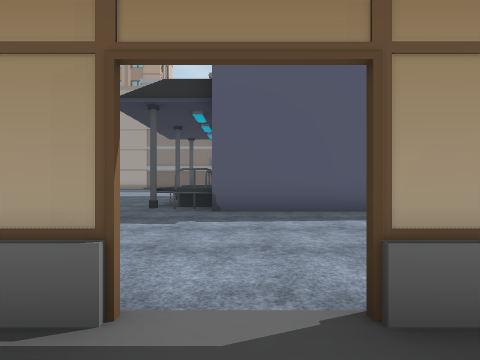
view 1 (above)

24 first-person views from a walk through a scene from a Unity 3-D project. The camera is 1.4 m above the floor, looks level and sees 80° across. The floor is counted in squares, 2 m on a side. Each view is taken from the middle of a square. On the plan, view 1 faces up. The plan holds only what a view shows up to about 10 squares ahead; the rest is blank. The place goes on beyond the plan. The player character is not drawn. Some surface patterns are stand-ins.

view 2
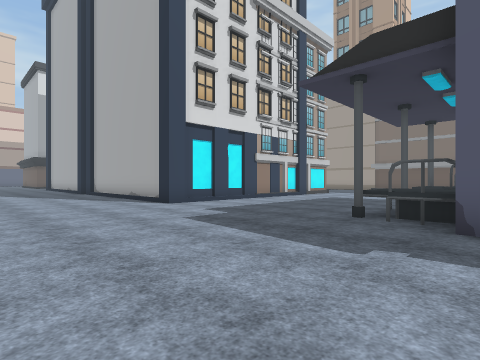

view 3
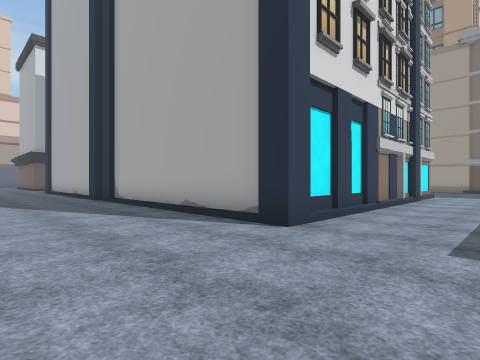

view 4
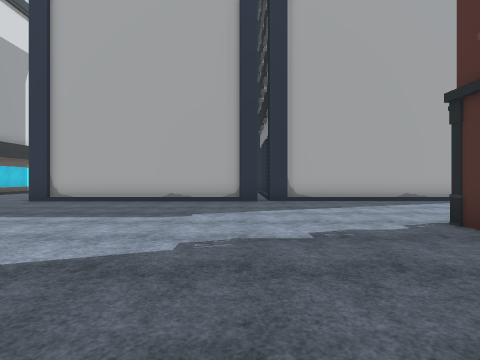

view 5
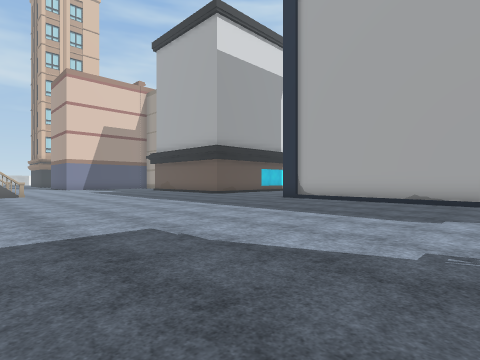

view 6
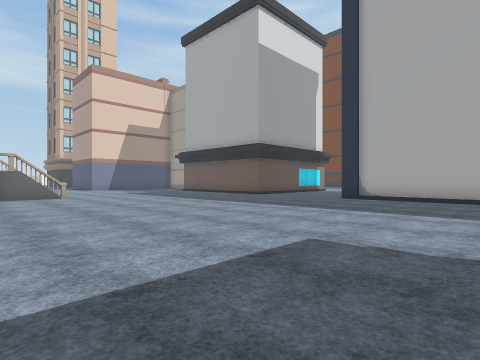

view 7
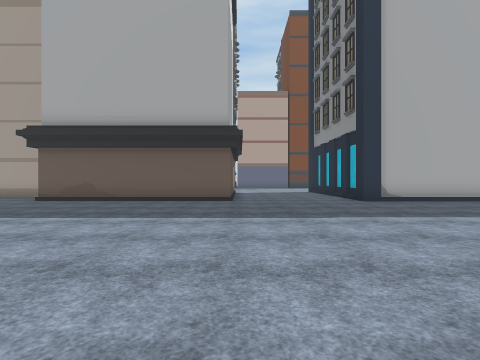

view 8
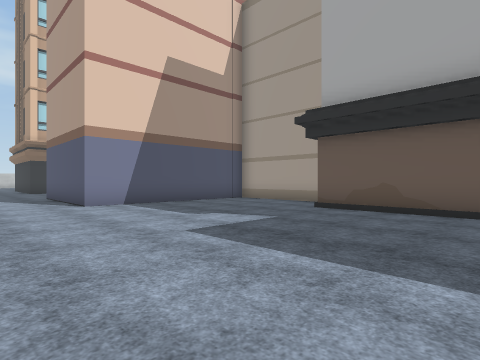

view 9
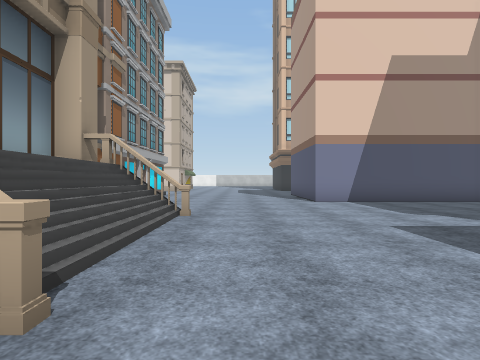

view 10
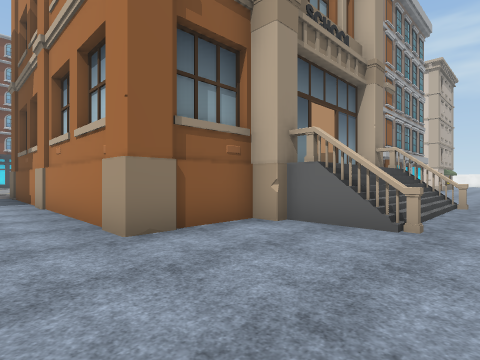

view 11
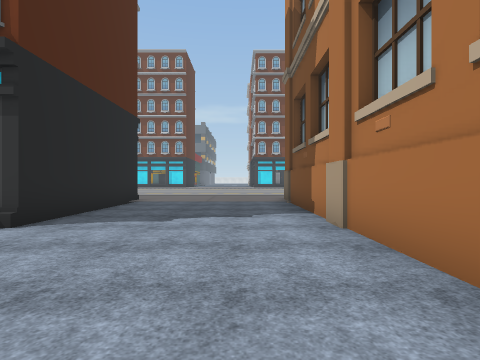

view 12
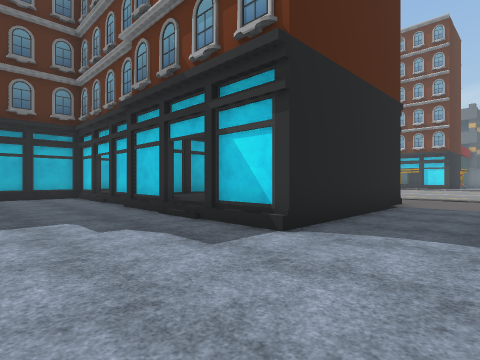

view 13
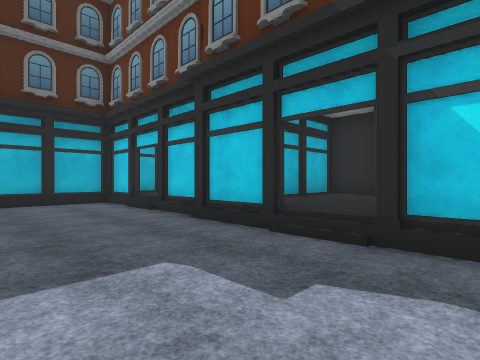

view 14
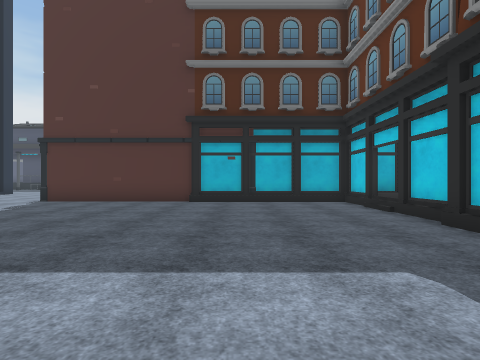

view 15
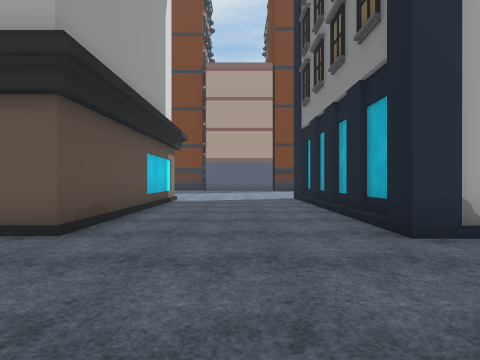

view 16
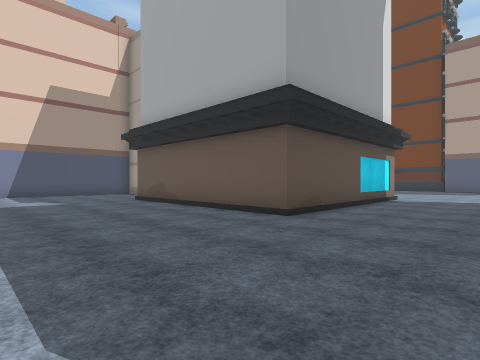

view 17
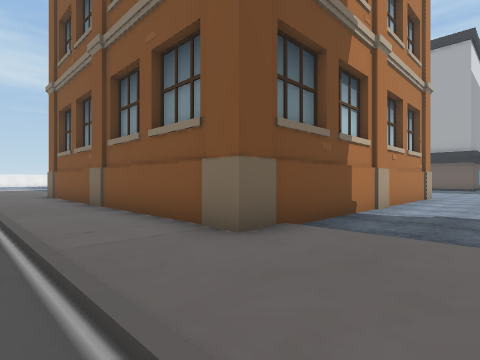

view 18
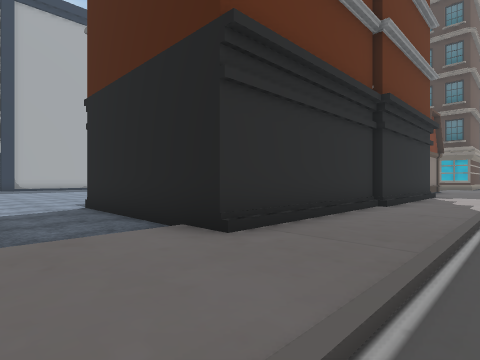

view 19
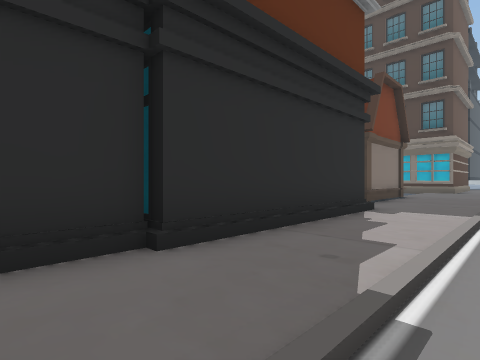

view 20
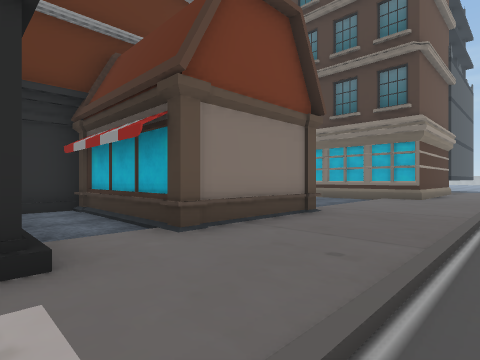

view 21
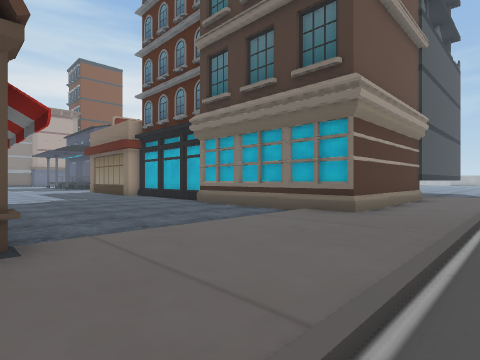

view 22
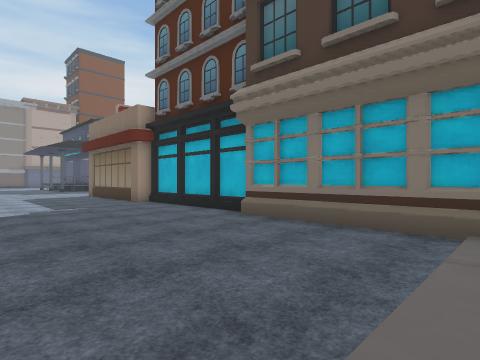

view 23
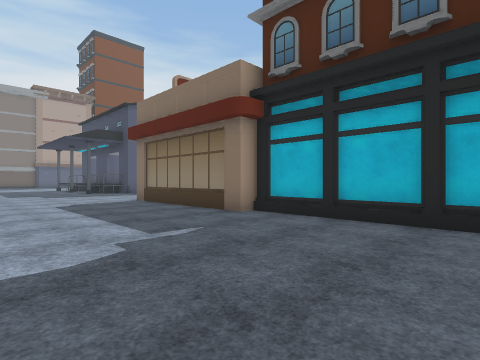

view 24
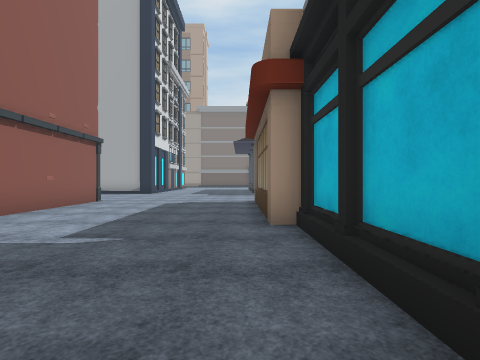

### Floor plan
Points are (right, up) in squares from view 1. A wall is a line through its corners. A room is listed if a view was taken in it or the views show most of it. See-through windows are left out.
Room 1 (view 1)
walls: (-0.6, 1.4) (-1.2, 1.4); (1.2, 1.4) (0.6, 1.4)
ways out: opening at (0, 1) to room 2
Room 2 (views 2, 3, 4, 5, 6, 7, 8, 9, 10, 11, 12, 13, 14, 15, 16, 17, 18, 19, 20, 21, 22, 23, 24)
walls: (-17.2, -8.5) (-16, -8.5); (-19.5, -8.3) (-17.5, -8.3); (-14, -8.5) (-12.8, -8.5) (-12.8, -7.5); (-12.7, -8.5) (-12.7, 1.5); (-15.4, 6.6) (-22.9, 6.6) (-22.9, 9.2); (-17.6, -13.3) (-22.7, -13.3) (-22.7, -8.3) (-20.5, -8.3); (-7.7, 1.5) (-7.7, -2.5); (-12.6, -13.5) (-17.6, -13.5); (-22.7, 7.5) (-22.7, 12.9); (-29.9, -3) (-29.9, -3.5) (-27.6, -3.5) (-27.6, -13.5) (-28.2, -13.5); (-30.3, -0.9) (-30.3, -3); (-7.5, -12.8) (-10.9, -12.8) (-10.9, -8.5) (-12, -8.5); (-7.5, 7.1) (-7.5, 6.6) (-15, 6.6); (-2.4, -3.5) (-2.4, 1.6); (-31.8, -3.5) (-31.2, -3.5); (-28.2, -13.3) (-32.1, -13.3); (-1.9, -8.2) (-1.9, -3.5); (-34.6, -0.9) (-34.6, -3.5) (-33.1, -3.5); (-34.8, -1.1) (-34.8, -2.2); (-32.1, -13.5) (-32.9, -13.5); (-7.7, 13.4) (-7.7, 7.2); (-27.3, 13) (-27.3, 6.6) (-33.9, 6.6); (-33.1, -13.3) (-36.6, -13.3); (-34.6, 8.3) (-35.9, 8.3); (3, 6.6) (-0.8, 6.6); (2.6, -13.5) (-2.4, -13.5) (-2.4, -8.5); (3.8, -13.7) (2.5, -13.7); (-38.2, 7.8) (-38.2, 2.4) (-41.5, 2.4)
low walls: (-12.8, -5.5) (-12.8, -3.4); (-2.1, -8.2) (-2.1, -3.5); (-1.6, 7.7) (-2.4, 7.7); (-0.6, 7.2) (-1.8, 7.2)
ways out: opening at (0, 1) to room 1; opening at (-20, -8); opening at (-15, -9); gap at (-35, -2); gap at (-32.5, -4); gap at (-30, -2)

Where each view was taken, in squares from view 1:
view 1: 0 up, 0 right, facing up
view 2: 2 up, 0 right, facing up-left
view 3: 3 up, 5 left, facing up-left
view 4: 3 down, 16 left, facing up
view 5: 3 down, 16 left, facing up-left
view 6: 4 down, 18 left, facing up-left
view 7: 3 down, 27 left, facing up
view 8: 0 up, 30 left, facing up-left
view 9: 0 up, 29 left, facing left
view 10: 0 up, 26 left, facing down-left
view 11: 4 down, 26 left, facing down
view 12: 5 down, 25 left, facing down-right
view 13: 5 down, 22 left, facing down-right
view 14: 5 down, 22 left, facing right
view 15: 3 up, 25 left, facing up
view 16: 2 up, 24 left, facing up-left
view 17: 16 down, 25 left, facing up-left
view 18: 16 down, 25 left, facing up-right
view 19: 16 down, 19 left, facing up-right
view 20: 16 down, 13 left, facing up-right
view 21: 16 down, 8 left, facing up-right
view 22: 13 down, 7 left, facing up-right
view 23: 8 down, 7 left, facing up-right
view 24: 8 down, 3 left, facing up
